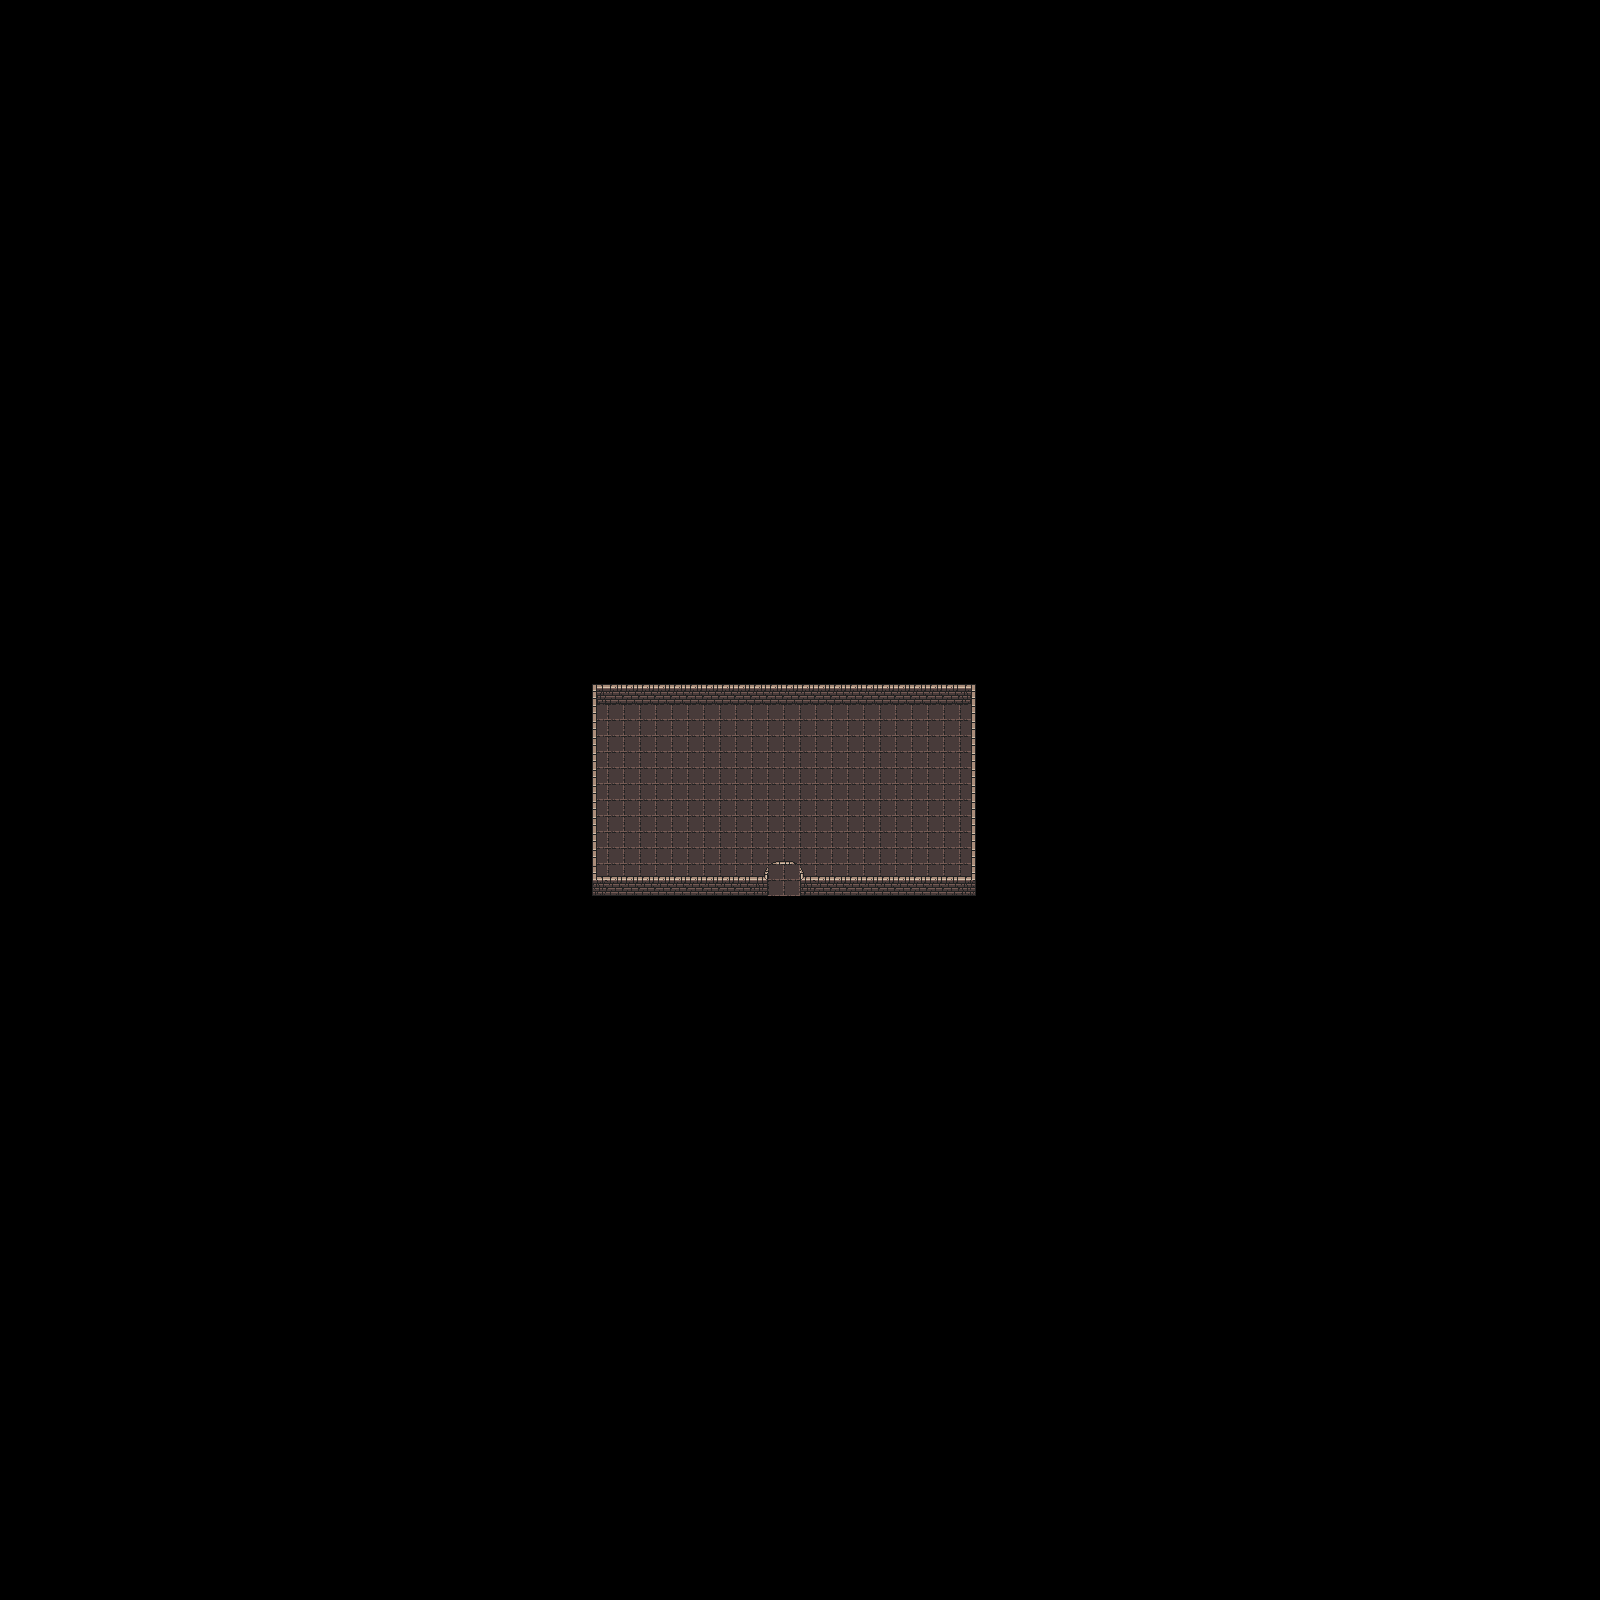

Rendered tile map (Tiled .tmx) drawn with the repository's tilesets; below, a short description and the map source with its tile grids summarised:
An orthogonal 100x100 tile map with 16x16 px tiles, 2 tile layers (Pisos, Paredes).

<map version="1.1" tiledversion="1.1.3413" orientation="orthogonal" renderorder="right-down" width="100" height="100" tilewidth="16" tileheight="16" infinite="0" nextlayerid="4" nextobjectid="1">
 <tileset firstgid="1" source="Dungeon II.tsx" />
 <layer id="2" name="Pisos" width="100" height="100">
  <data>[10000 cells, 266 non-empty, 1 distinct tile ids]</data>
 </layer>
 <layer id="3" name="Paredes" width="100" height="100">
  <data>[10000 cells, 116 non-empty, 20 distinct tile ids]</data>
 </layer>
</map>
